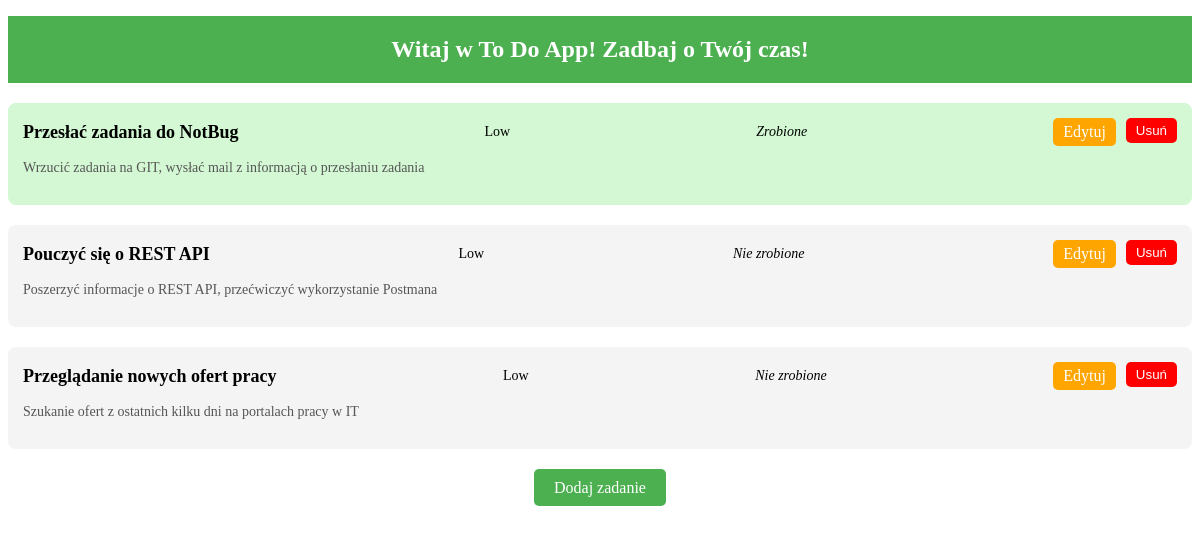
The page / on the database its author committed.
### app.py (models this page shows)
class Task(db.Model):
    id = db.Column(db.Integer, primary_key=True)
    title = db.Column(db.String(120), nullable=False)
    description = db.Column(db.String(500), nullable=True)
    done = db.Column(db.Boolean, default=False)
    priority = db.Column(db.String(10), default='low')

### app.py (the view)
@app.route('/')
def index():
    tasks = Task.query.all()
    return render_template('index.html', tasks=tasks)

### templates/index.html (shortened to what this page needs)
<!DOCTYPE html>
<html lang="pl">
  <head>
    <link
      rel="stylesheet"
      href="{{ url_for('static', filename='styles.css') }}"
    />
  </head>
  <body>
    <header>
      <h1 class="banner">Witaj w To Do App! Zadbaj o Twój czas!</h1>
    </header>
    <main>
      <ul class="task-list">
        {% for task in tasks %}
        <li class="task {{ 'done' if task.done else '' }}">
          <div class="task-header">
            <div class="task-title">{{ task.title }}</div>
            <div
              class="task-priority"
              style="color:
                        {% if task.priority == 'low' %} black;
                        {% elif task.priority == 'medium' %} orange;
                        {% else %} red;
                        {% endif %}"
            >
              {{ task.priority|capitalize }}
            </div>
            <div class="task-status">
              {{ 'Zrobione' if task.done else 'Nie zrobione' }}
            </div>
            <div class="task-actions">
              <a href="/tasks/{{ task.id }}/edit" class="edit-button">Edytuj</a>
              <form
                action="/tasks/{{ task.id }}/delete"
                method="POST"
                class="delete-form"
                onsubmit="return confirm('Czy na pewno chcesz usunąć to zadanie?');"
              >
                <button type="submit" class="delete-button">Usuń</button>
              </form>
            </div>
          </div>
          <div class="task-description">
            <p>{{ task.description }}</p>
          </div>
        </li>
        {% endfor %}
      </ul>
      <div class="add-task">
        <a href="/tasks/create" class="add-task-button">Dodaj zadanie</a>
      </div>
    </main>
  </body>
</html>

### static/styles.css (style rules this page uses)
.banner { text-align: center; background-color: #4CAF50; color: white; padding: 20px; font-size: 24px; margin-bottom: 20px; }
.task-list { list-style: none; padding: 0; }
.task { background-color: #f4f4f4; margin-bottom: 20px; padding: 15px; border-radius: 8px; }
.task.done { background-color: #d3f8d3; }
.task-header { display: flex; justify-content: space-between; align-items: center; }
.task-title { font-size: 18px; font-weight: bold; }
.task-priority { font-size: 14px; }
.task-status { font-size: 14px; font-style: italic; }
.task-actions { display: flex; gap: 10px; }
.edit-button, .delete-button { padding: 5px 10px; text-decoration: none; border-radius: 5px; cursor: pointer; }
.edit-button { background-color: #FFA500; color: white; }
.delete-button { background-color: red; color: white; border: none; padding: 5px 10px; }
.task-description { margin-top: 10px; font-size: 14px; color: #555; }
.add-task { text-align: center; margin-top: 30px; }
.add-task-button { background-color: #4CAF50; color: white; padding: 10px 20px; font-size: 16px; text-decoration: none; border-radius: 5px; }

### rows shown on the page
Task: title "Przesłać zadania do NotBug", priority "Low", done "Zrobione", description "Wrzucić zadania na GIT, wysłać mail z informacją o przesłaniu zadania"
Task: title "Pouczyć się o REST API", priority "Low", done "Nie zrobione", description "Poszerzyć informacje o REST API, przećwiczyć wykorzystanie Postmana"
Task: title "Przeglądanie nowych ofert pracy", priority "Low", done "Nie zrobione", description "Szukanie ofert z ostatnich kilku dni na portalach pracy w IT"
